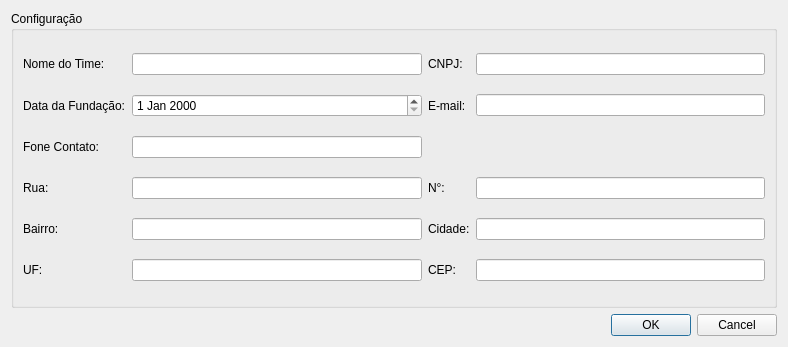
<?xml version="1.0" encoding="UTF-8"?>
<ui version="4.0">
 <class>Dialog</class>
 <widget class="QDialog" name="Dialog">
  <property name="geometry">
   <rect>
    <x>0</x>
    <y>0</y>
    <width>788</width>
    <height>347</height>
   </rect>
  </property>
  <property name="windowTitle">
   <string>Dialog</string>
  </property>
  <layout class="QVBoxLayout" name="verticalLayout">
   <item>
    <widget class="QGroupBox" name="groupBox">
     <property name="title">
      <string>Configuração</string>
     </property>
     <layout class="QGridLayout" name="gridLayout">
      <!-- Nome do Time -->
      <item row="0" column="0">
       <widget class="QLabel" name="labelNomeTime">
        <property name="text">
         <string>Nome do Time:</string>
        </property>
       </widget>
      </item>
      <item row="0" column="1">
       <widget class="QLineEdit" name="nome"/>
      </item>
      <!-- CNPJ -->
      <item row="0" column="2">
       <widget class="QLabel" name="labelCNPJ">
        <property name="text">
         <string>CNPJ:</string>
        </property>
       </widget>
      </item>
      <item row="0" column="3">
       <widget class="QLineEdit" name="docCPF"/>
      </item>
      <!-- Data da Fundação -->
      <item row="1" column="0">
       <widget class="QLabel" name="labelDataFundacao">
        <property name="text">
         <string>Data da Fundação:</string>
        </property>
       </widget>
      </item>
      <item row="1" column="1">
       <widget class="QDateEdit" name="dtNascimento"/>
      </item>
      <!-- E-mail -->
      <item row="1" column="2">
       <widget class="QLabel" name="labelEmail">
        <property name="text">
         <string>E-mail:</string>
        </property>
       </widget>
      </item>
      <item row="1" column="3">
       <widget class="QLineEdit" name="emailResponsavel"/>
      </item>
      <!-- Fone de Contato -->
      <item row="2" column="0">
       <widget class="QLabel" name="labelFoneContato">
        <property name="text">
         <string>Fone Contato:</string>
        </property>
       </widget>
      </item>
      <item row="2" column="1">
       <widget class="QLineEdit" name="foneContato"/>
      </item>
      <!-- Rua -->
      <item row="3" column="0">
       <widget class="QLabel" name="labelRua">
        <property name="text">
         <string>Rua:</string>
        </property>
       </widget>
      </item>
      <item row="3" column="1">
       <widget class="QLineEdit" name="rua"/>
      </item>
      <!-- Número -->
      <item row="3" column="2">
       <widget class="QLabel" name="labelNumero">
        <property name="text">
         <string>N°:</string>
        </property>
       </widget>
      </item>
      <item row="3" column="3">
       <widget class="QLineEdit" name="numero"/>
      </item>
      <!-- Bairro -->
      <item row="4" column="0">
       <widget class="QLabel" name="labelBairro">
        <property name="text">
         <string>Bairro:</string>
        </property>
       </widget>
      </item>
      <item row="4" column="1">
       <widget class="QLineEdit" name="bairro"/>
      </item>
      <!-- Cidade -->
      <item row="4" column="2">
       <widget class="QLabel" name="labelCidade">
        <property name="text">
         <string>Cidade:</string>
        </property>
       </widget>
      </item>
      <item row="4" column="3">
       <widget class="QLineEdit" name="cidade"/>
      </item>
      <!-- UF -->
      <item row="5" column="0">
       <widget class="QLabel" name="labelUF">
        <property name="text">
         <string>UF:</string>
        </property>
       </widget>
      </item>
      <item row="5" column="1">
       <widget class="QLineEdit" name="UF"/>
      </item>
      <!-- CEP -->
      <item row="5" column="2">
       <widget class="QLabel" name="labelCEP">
        <property name="text">
         <string>CEP:</string>
        </property>
       </widget>
      </item>
      <item row="5" column="3">
       <widget class="QLineEdit" name="CEP"/>
      </item>
     </layout>
    </widget>
   </item>
   <item>
    <widget class="QDialogButtonBox" name="buttonBox">
     <property name="orientation">
      <enum>Qt::Horizontal</enum>
     </property>
     <property name="standardButtons">
      <set>QDialogButtonBox::Cancel|QDialogButtonBox::Ok</set>
     </property>
    </widget>
   </item>
  </layout>
 </widget>
 <resources/>
 <connections/>
</ui>
